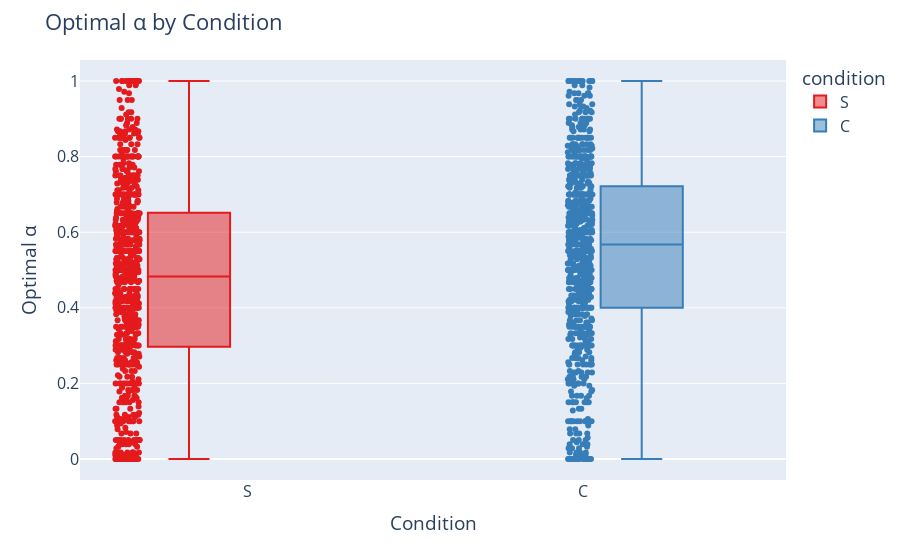

The notebook cell saved with this chart:
### Code cell
# Base boxplot (like boxen, shows distribution)
fig = px.box(
    arbor_stats_df,
    x="condition",
    y="optimal alpha",
    color="condition",                # hue
    points="all",                            # show all points like boxen
    color_discrete_sequence=px.colors.qualitative.Set1
)

# Layout tweaks
fig.update_layout(
    title="Optimal α by Condition",
    xaxis_title="Condition",
    yaxis_title="Optimal α",
    font=dict(size=16),
    boxmode="group"
)

fig.show()

### Figure 1 — Plotly figure (JSON) as saved in the notebook; plotly's stock layout.template omitted (floating-point values rounded to 4 significant figures; data arrays with more than 128 entries replaced by an {"elided": "..."} marker saying what was removed)
{"data": [{"alignmentgroup": "True", "boxpoints": "all", "hovertemplate": "condition=%{x}<br>optimal alpha=%{y}<extra></extra>", "legendgroup": "S", "marker": {"color": "rgb(228,26,28)"}, "name": "S", "notched": false, "offsetgroup": "S", "orientation": "v", "showlegend": true, "type": "box", "x": {"elided": "777 str values"}, "x0": " ", "xaxis": "x", "y": {"elided": "777 float values"}, "y0": " ", "yaxis": "y"}, {"alignmentgroup": "True", "boxpoints": "all", "hovertemplate": "condition=%{x}<br>optimal alpha=%{y}<extra></extra>", "legendgroup": "C", "marker": {"color": "rgb(55,126,184)"}, "name": "C", "notched": false, "offsetgroup": "C", "orientation": "v", "showlegend": true, "type": "box", "x": {"elided": "809 str values"}, "x0": " ", "xaxis": "x", "y": {"elided": "809 float values"}, "y0": " ", "yaxis": "y"}], "layout": {"autosize": true, "boxmode": "group", "font": {"size": 16}, "legend": {"title": {"text": "condition"}, "tracegroupgap": 0}, "margin": {"t": 60}, "title": {"text": "Optimal α by Condition"}, "xaxis": {"anchor": "y", "autorange": true, "categoryarray": ["S", "C"], "categoryorder": "array", "domain": [0, 1], "range": [-0.5, 1.605], "title": {"text": "Condition"}, "type": "category"}, "yaxis": {"anchor": "x", "autorange": true, "domain": [0, 1], "range": [-0.05556, 1.056], "title": {"text": "Optimal α"}, "type": "linear"}}}
